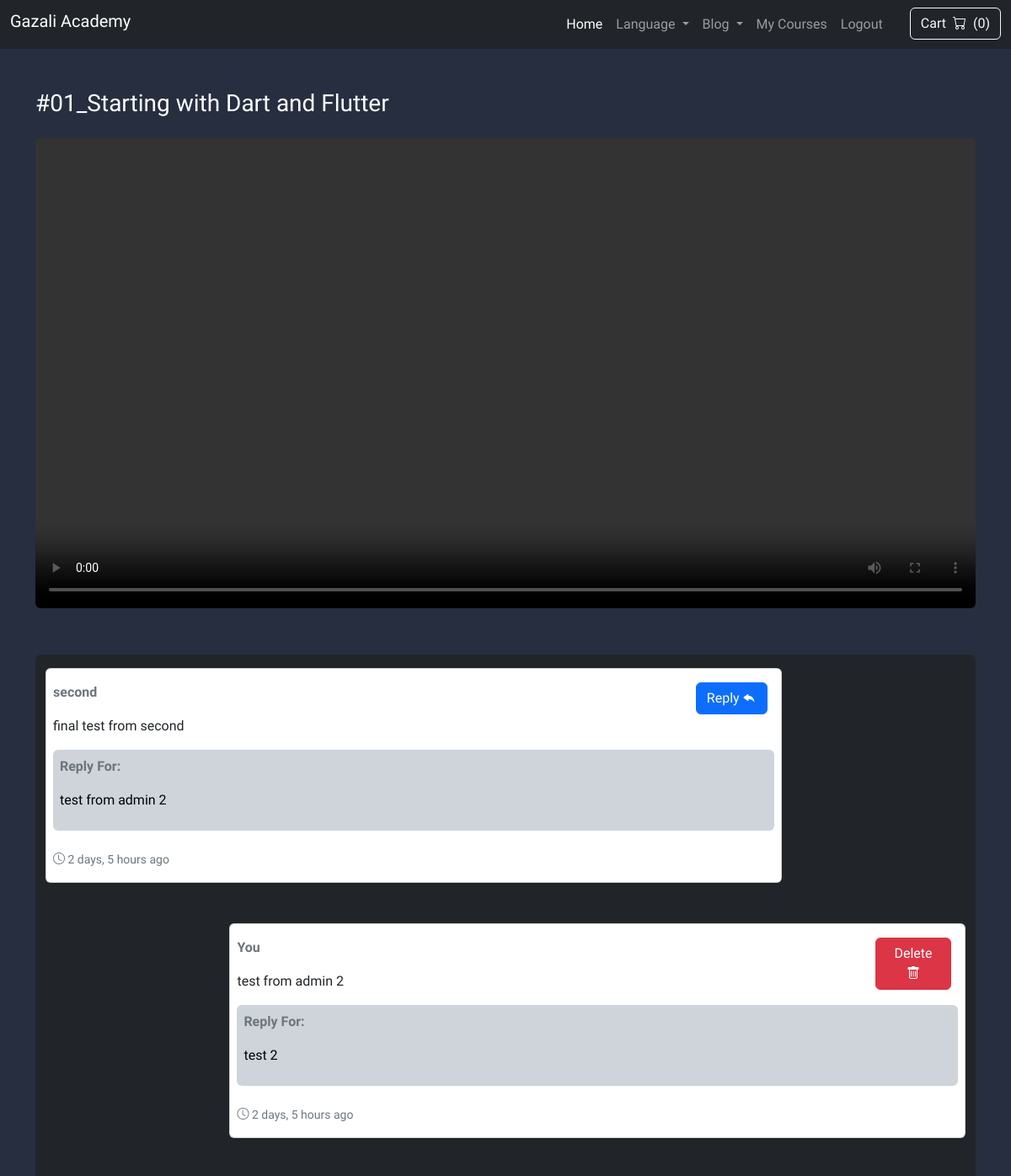
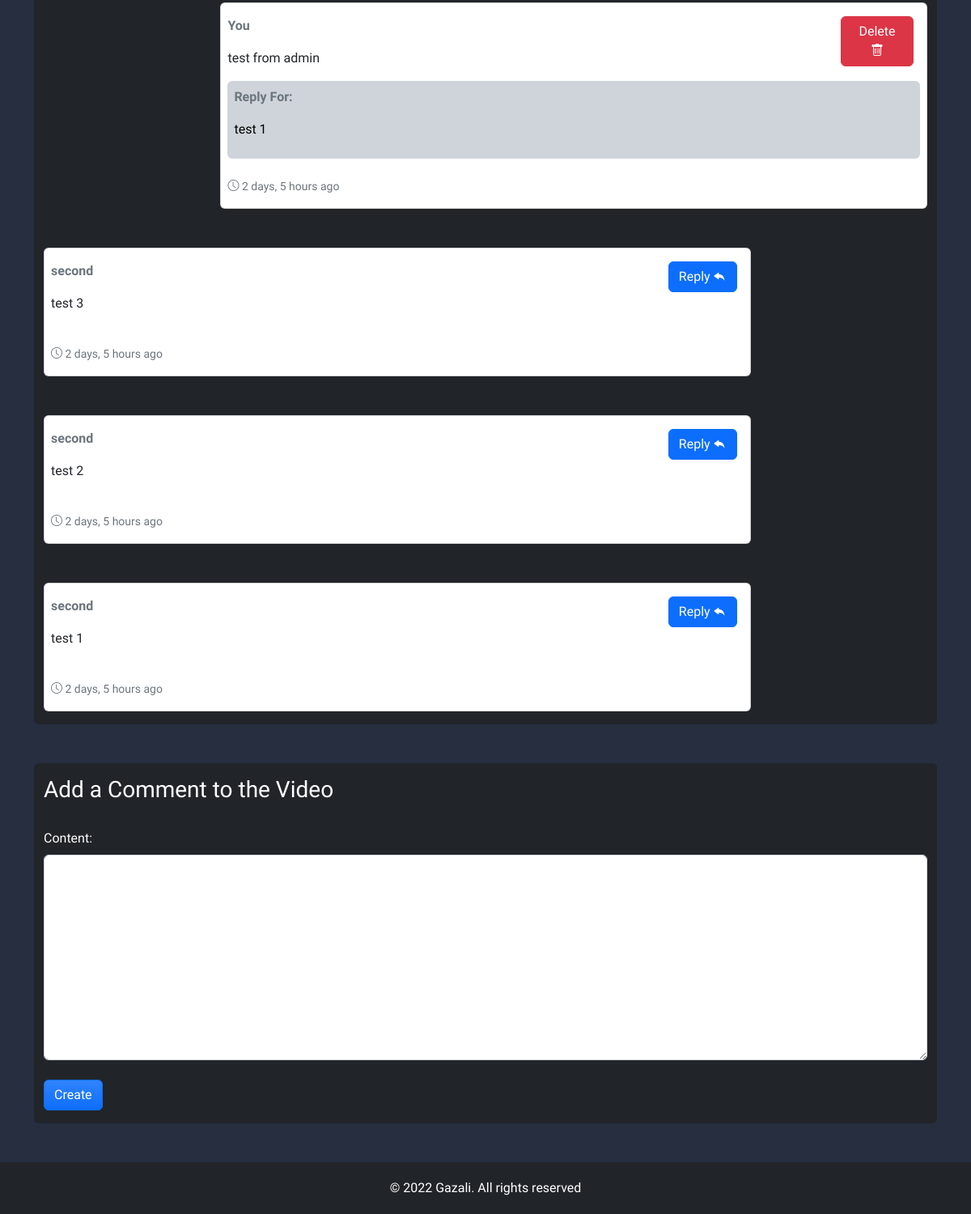
Page /personal/video/1 (signed in) on the committed database (2 pictures, top to bottom).
### courses/models.py (models this page shows, shortened)
class Lesson(models.Model):
    title = models.CharField(max_length=255, verbose_name=_('title'))
    created_at = models.DateTimeField(auto_now_add=True, verbose_name=_('created at'))
    updated_at = models.DateTimeField(auto_now=True, verbose_name=_('updated at'))
    video = models.FileField(verbose_name=_('video'))
    course = models.ForeignKey(Course, on_delete=models.CASCADE, verbose_name=_('course'))
    @property
    def video_url(self):
        return settings.SITE_URL + self.video.url
    class Meta:
        verbose_name = _('lesson')
        verbose_name_plural = _('lessons')

class Comment(models.Model):
    content = models.TextField(verbose_name=_('content'))
    created_at = models.DateTimeField(auto_now_add=True, verbose_name=_('created at'))
    updated_at = models.DateTimeField(auto_now=True, verbose_name=_('updated at'))
    lesson = models.ForeignKey(Lesson, on_delete=models.CASCADE, verbose_name=_('lesson'))
    related_comment_id = models.IntegerField(verbose_name=_('related comment id'), null=True, blank=True)
    related_comment = models.TextField(verbose_name=_('related comment'), null=True, blank=True)
    user = models.ForeignKey(AUTH_USER_MODEL, on_delete=models.CASCADE, verbose_name=_('user'), null=True, blank=True)
    class Meta:
        verbose_name = _('comment')
        verbose_name_plural = _('comments')

### courses/views.py (the view)
# urls.py: path('personal/video/<int:lid>', views.personal_course_video, name="course_personal_video"),
def personal_course_video(request: HttpRequest, lid):
    valid_courses = get_valid_courses(request.user)
    lesson = Lesson.objects.get(pk=lid)
    course = Course.objects.get(pk=lesson.course_id)
    if course in valid_courses:
        if request.method == "POST":
            form = CommentCreateForm(request.POST)
            if form.is_valid():
                content = form.cleaned_data["content"]
                user = request.user
                related_comment_id = None
                related_comment = None
                if request.POST.get('comment-id') != '':
                    related_comment_id = int(request.POST.get('comment-id'))
                    related_comment = Comment.objects.get(pk=related_comment_id).content
                Comment.objects.create(
                    content=content,
                    lesson=lesson,
                    user=user,
                    related_comment_id=related_comment_id,
                    related_comment=related_comment,
                )
                return redirect(f'/personal/video/{lesson.id}')
        else:
            form = CommentCreateForm()
            return render(request, 'courses_video.html', {'lesson': lesson, 'form': form})
    else:
        return HttpResponseForbidden("<h1>403</h1><h1>Forbidden</h1>")

### courses/forms.py
class CommentCreateForm(forms.ModelForm):
    class Meta:
        model = Comment
        fields = ["content"]
        labels = {
            "content": _("Content")
        }
        widgets = {
            "content": forms.Textarea(attrs=attrs)
        }

### courses/custom_context_processor.py (called while the page is built)
def academy_website(request):
    cart = Cart.objects.filter(session=request.session.session_key).last() or None
    cart_total = 0
    cart_courses = []
    if cart is not None:
        cart_courses = Course.objects.filter(pk__in=cart.items)
        for course in cart_courses:
            cart_total += course.price
    return {
        "cart_courses": cart_courses,
        "cart_total": cart_total
    }

### courses/my_functions.py (called while the page is built)
def get_valid_courses(user):
    courses = list(Course.objects.all().values('id', 'users'))
    valid_courses_ids = []
    for course in courses:
        course_id = course['id']
        valid_users = course['users']
        if str(user.id) in valid_users:
            valid_courses_ids.append(course_id)
    valid_courses = Course.objects.filter(id__in=valid_courses_ids)
    return valid_courses

### courses/templates/courses_video.html (shortened to what this page needs)
{% extends 'base.html' %}
{% load i18n static humanize %}
{% block content %}
    <div class="container my-5">
        <h3 class="mb-4 text-white">{{ lesson.title }}</h3>
        <video class="w-100 rounded" controls>
            <source src="{{ lesson.video_url }}" type="video/mp4">
        </video>
        <div class="d-flex flex-column-reverse gap-5 my-5 container bg-dark py-3 rounded">
            {% for comment in lesson.comment_set.all %}
                {% if comment.user == user %}
                    <div id="comment-{{ comment.id }}" class="card px-2 py-3 position-relative align-self-end" style="width: 80%">
                        <p class="card-text text-muted fw-bold">
                            {% trans "You" %}
                        </p>
                        <p class="card-text mt-sm-0 mt-3">
                            {{ comment.content }}
                        </p>
                        {% if comment.related_comment %}
                        <a href="#comment-{{ comment.related_comment_id }}" class="card-text p-2 rounded related-comment" style="background-color: var(--bs-gray-400); ; text-decoration: none">
                            <p class="fw-bold text-muted">{% trans "Reply For:" %}</p>
                            <p class="text-black">{{ comment.related_comment }}</p>
                        </a>
                        {% endif %}
                        <div class="d-flex flex-wrap justify-content-end container gap-3 position-absolute end-0 me-1" style="width: 70%">
                            <form action="{% url 'course_personal_comment_delete' comment.id %}" method="post">
                                <button type="submit" class="btn btn-danger" style="width: 90px;">
                                    {% trans "Delete" %} <i class="bi bi-trash"></i>
                                </button>
                            </form>
                        </div>
                        <span class="me-auto text-muted small mt-4">
                            <i class="bi bi-clock"></i>
                            <time datetime="{{ project.created_at }}">
                                {{ comment.created_at|naturaltime }}
                            </time>
                        </span>
                    </div>
                {% else %}
                    <div id="comment-{{ comment.id }}" class="card px-2 py-3 position-relative align-self-start" style="width: 80%;">
                        <p class="card-text text-muted fw-bold">
                            {{ comment.user }}
                        </p>
                        <p class="card-text mt-sm-0 mt-3">
                            {{ comment.content }}
                        </p>
                        {% if comment.related_comment %}
                            <a href="#comment-{{ comment.related_comment_id }}" class="card-text p-2 rounded related-comment" style="background-color: var(--bs-gray-400); ; text-decoration: none">
                                <p class="fw-bold text-muted">{% trans "Reply For:" %}</p>
                                <p class="text-black">{{ comment.related_comment }}</p>
                            </a>
                        {% endif %}
                        <div class="d-flex flex-wrap justify-content-end container gap-3 position-absolute end-0 me-1" style="width: 70%">
                            <button class="btn btn-primary" data-cid="{{ comment.id }}" data-comment-text="{{ comment.content }}">
                                {% trans "Reply" %} <i class="bi bi-reply-fill"></i>
                            </button>
                        </div>
                        <span class="me-auto text-muted small mt-4">
                            <i class="bi bi-clock"></i>
                            <time datetime="{{ project.created_at }}">
                                {{ comment.created_at|naturaltime }}
                            </time>
                        </span>
                    </div>
                {% endif %}
            {% empty %}
                <div class="fc text-white fs-3 my-3">
                    {% trans "There is no comments" %}
                </div>
            {% endfor %}
        </div>
        <form id="form-create-comment-main" class="form-control py-3 bg-dark text-white d-flex flex-column gap-2" style="border: none" action="{% url 'course_personal_video' lesson.id %}" method="POST">
            <h3 class="mb-4">
                {% trans "Add a Comment to the Video" %}
            </h3>
            {{ form }}
            <button class="btn btn-primary bg-gradient mt-3" style="width: fit-content" type="submit">
                {% trans "Create" %}
            </button>
        </form>
    </div>
{% endblock content %}

### static/css/mystyles.css (style rules this page uses)
:root { --bg-color: #262e40; --cards-color: #22212b; --cards-color-2: #2d2579; --bg-details: #2828348f; }
*, *::after, *::before { box-sizing: border-box; scroll-behavior: smooth; font-family: 'Cairo', sans-serif; }
body, main { overflow-x: hidden; }
body { width: 100%; min-height: 100vh; position: relative; background-color: var(--bg-color); }
.related-comment { transition: .2s ease; }

### rows in the picture
Lesson: title "#01_Starting with Dart and Flutter"
Comment: user "second", content "test 1", created_at "2 days, 5 hours ago"
Comment: user "second", content "test 2", created_at "2 days, 5 hours ago"
Comment: user "second", content "test 3", created_at "2 days, 5 hours ago"
Comment: content "test from admin", related_comment "test 1", created_at "2 days, 5 hours ago"
Comment: content "test from admin 2", related_comment "test 2", created_at "2 days, 5 hours ago"
Comment: user "second", content "final test from second", related_comment "test from admin 2", created_at "2 days, 5 hours ago"

### other values in the picture
{{ cart_courses|length }} "0"
